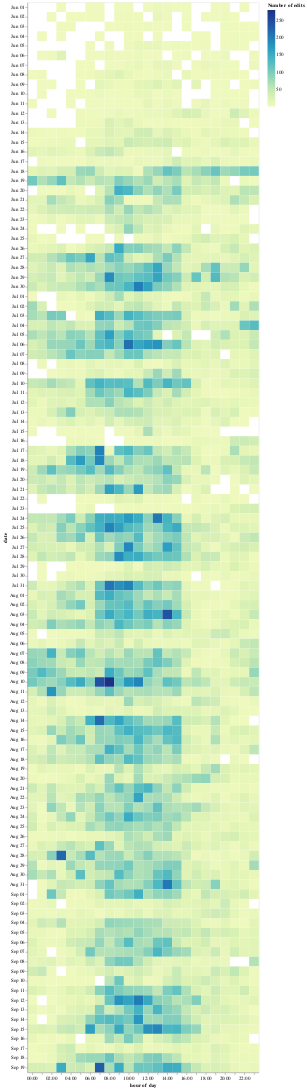

Source (notebook cell):
### Code cell
df_plot = df.groupby('timestamp_hours').count().revid.reset_index()
df_plot = \
    df_plot[
    (df_plot.timestamp_hours < "2023-09-20 00:00:00+00:00") & 
    (df_plot.timestamp_hours > "2023-06-01 00:00:00+00:00")]

alt.Chart(df_plot).mark_rect().encode(
    x = alt.X('hoursminutes(timestamp_hours):O', title = 'hour of day'),
    y = alt.Y('monthdate(timestamp_hours):O', title = 'date'),
    color = alt.Color('revid:Q', title='Number of edits')
)

### Figure 1 — Vega-Lite specification as saved in the notebook (floating-point values rounded to 4 significant figures; data arrays with more than 128 entries replaced by an {"elided": "..."} marker saying what was removed)
{"config": {"view": {"continuousWidth": 300, "continuousHeight": 300}}, "data": {"name": "data-3e83eaa39216272257e5a1729f220d67"}, "mark": {"type": "rect"}, "encoding": {"color": {"field": "revid", "title": "Number of edits", "type": "quantitative"}, "x": {"field": "timestamp_hours", "timeUnit": "hoursminutes", "title": "hour of day", "type": "ordinal"}, "y": {"field": "timestamp_hours", "timeUnit": "monthdate", "title": "date", "type": "ordinal"}}, "$schema": "https://vega.github.io/schema/vega-lite/v5.14.1.json", "datasets": {"data-3e83eaa39216272257e5a1729f220d67": {"elided": "2474 records"}}}
